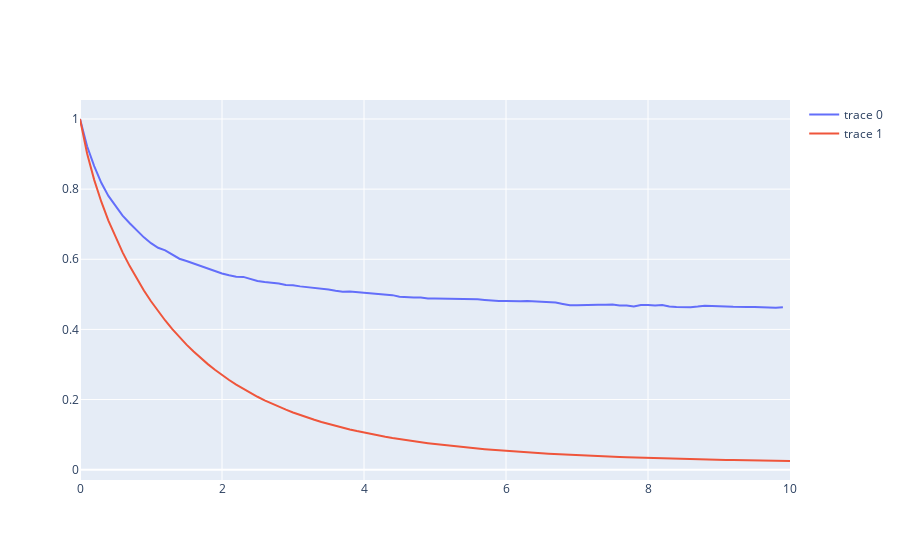

Here is the notebook cell this chart was saved with:
### Code cell
fig = go.Figure()
fig.add_trace(
    go.Scatter(
        x = t_list,
        y = dimer_corr[0, 0],
    )
)

fig.add_trace(
    go.Scatter(
        x = tau_list,
        y = corr2,
    )
)
fig.show()
